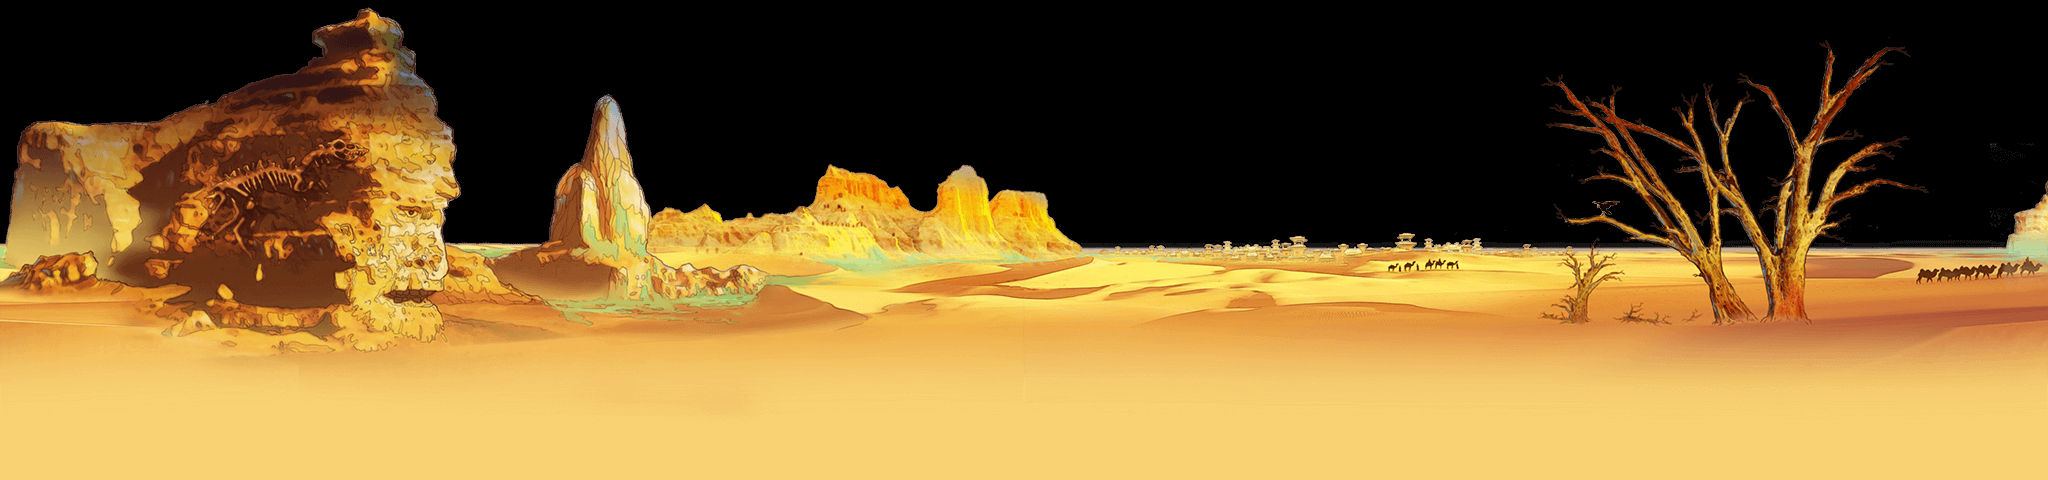

Tiled map render using the project's own tile images. Description and the map definition, with tile-layer contents summarised, below:
An orthogonal 64x15 tile map with 32x32 px tiles, 2 tile layers (mid1, mid2), 5 tilesets.

<map version="1.0" orientation="orthogonal" renderorder="right-down" width="64" height="15" tilewidth="32" tileheight="32">
 <tileset firstgid="1" name="pingyuan_mid1" tilewidth="32" tileheight="32">
  <image source="pingyuan/pingyuan_mid1.png" width="1024" height="500" />
 </tileset>
 <tileset firstgid="481" name="pingyuan_mid2" tilewidth="32" tileheight="32">
  <image source="pingyuan/pingyuan_mid2.png" width="1024" height="500" />
 </tileset>
 <tileset firstgid="961" name="pingyuan_mid3" tilewidth="32" tileheight="32">
  <image source="pingyuan/pingyuan_mid3.png" width="1024" height="500" />
 </tileset>
 <tileset firstgid="1441" name="damo_mid2" tilewidth="32" tileheight="32">
  <image source="damo/damo_mid2.png" width="1024" height="500" />
 </tileset>
 <tileset firstgid="1921" name="damo_mid3" tilewidth="32" tileheight="32">
  <image source="damo/damo_mid3.png" width="1024" height="500" />
 </tileset>
 <layer name="mid1" width="64" height="15">
  <data>[960 cells, 480 non-empty, 480 distinct tile ids]</data>
 </layer>
 <layer name="mid2" width="64" height="15">
  <data>[960 cells, 480 non-empty, 480 distinct tile ids]</data>
 </layer>
</map>
